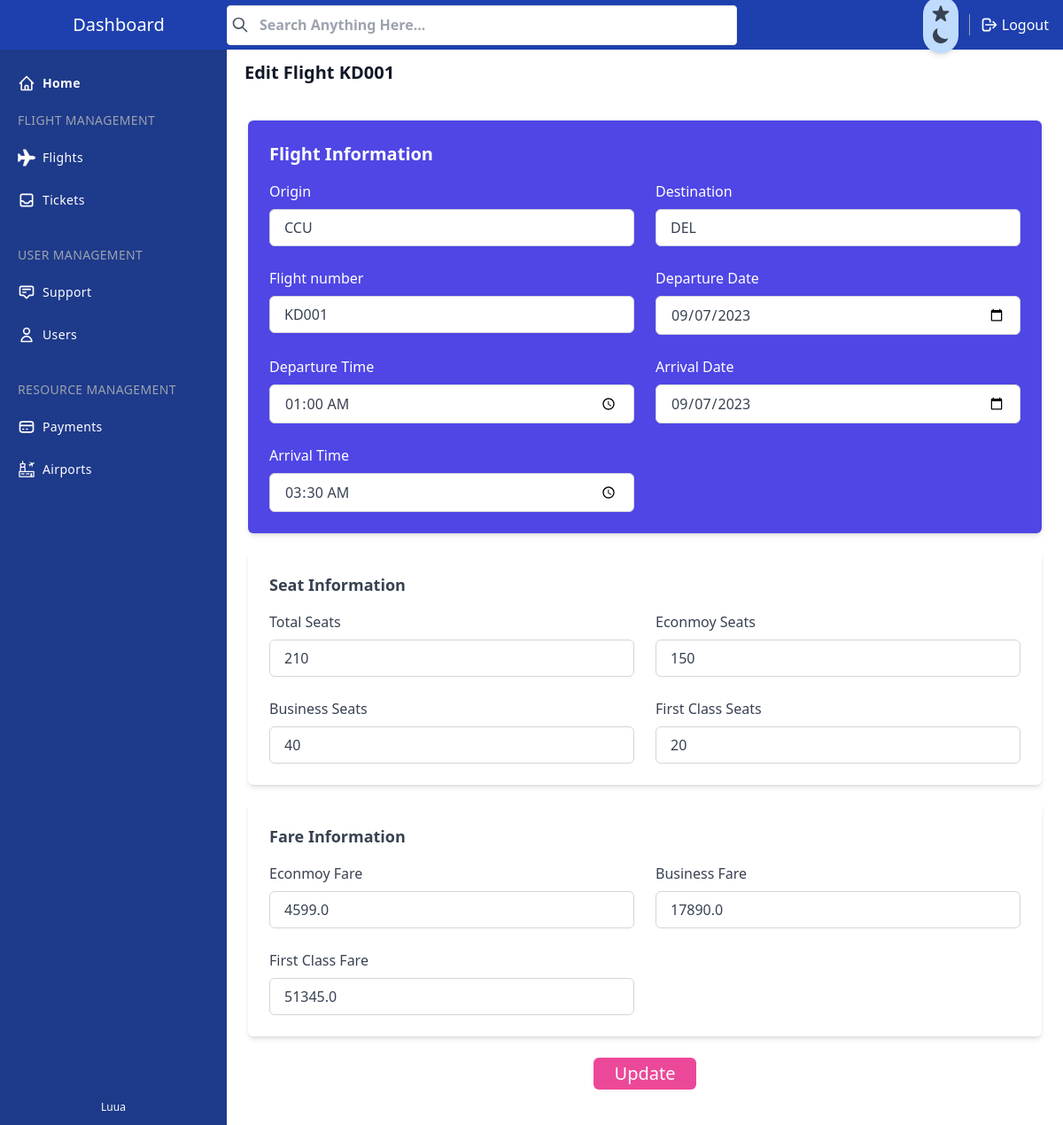
The app's page /manage/flights/f015c12a7ffa4f498e7337682169d1e6/change/ (signed in) with its own data.
### core/models.py (models this page shows, shortened)
class BaseModel(models.Model):
    uid = models.UUIDField(primary_key = True, default = uuid.uuid4)
    created_at = models.DateTimeField(auto_now_add= True)
    updated_at = models.DateTimeField(auto_now= True)
    class Meta:
        abstract = True

class Flight(BaseModel):
    flight_number = models.CharField(max_length=6)
    origin_airport = models.ForeignKey(Airport, on_delete=models.CASCADE, related_name="flight_origin")
    destination_airport = models.ForeignKey(Airport, on_delete=models.CASCADE, related_name="flight_destination")
    departure_date = models.DateField()
    departure_time = models.TimeField()
    arrival_date = models.DateField()
    arrival_time = models.TimeField()

class Airport(BaseModel):
    airport_name = models.CharField(max_length=200)
    airport_city = models.CharField(max_length=50)
    airport_country = models.CharField(max_length=16)
    iata_code = models.CharField(max_length=3)
    icao_code = models.CharField(max_length=4)
    airport_type = models.CharField(max_length=14, null=True, blank=True)

class Seat(models.Model):
    flight = models.OneToOneField(Flight, models.CASCADE, related_name="seat_config")
    total_seats = models.IntegerField(default=160)
    economy_seats = models.IntegerField(null=True, blank=True) # 62.5%
    business_seats = models.IntegerField(null=True, blank=True) # 28.125%
    first_seats = models.IntegerField(null=True, blank=True) # 9.375%

class Fare(models.Model):
    flight = models.ForeignKey(Flight, models.CASCADE, related_name="flight_fare")
    seat = models.ForeignKey(Seat, models.CASCADE, related_name="seat_fare")
    economy_fare = models.FloatField()
    business_fare = models.FloatField()
    first_fare = models.FloatField()

### manage/views.py (the view, shortened to what this page needs)
# urls.py: path('flights/<str:flight_id>/change/', views.edit_flight, name="edit_flight"),
@login_required(login_url='/manage/login/')
@staff_member_required(login_url='/manage')
def edit_flight(request, flight_id):
    try:
        if Flight.objects.filter(uid=flight_id).exists():
            flight = Flight.objects.get(uid=flight_id)
            context = {
                "flight" : flight,
                "airports" : Airport.objects.all(),
                "fare" : Fare.objects.get(flight=flight)
            }
            return render(request, 'manage/flights/edit-flight.html', context)
        logger.info(msg="Invalid Flight ID")
        return HttpResponse("404 Not found")
    except Exception as err:
        logger.error(err)

### template/manage/flights/edit-flight.html (shortened to what this page needs)
{% include 'manage/sections/header.html' %}
{% load static %}
</head>
<body>
    <div x-data="setup()" :class="{ 'dark': isDark }">
        <div
            class="min-h-screen flex flex-col flex-auto flex-shrink-0 antialiased bg-white dark:bg-gray-700 text-black dark:text-white">
            {% include 'manage/sections/nav-bar.html' %}
            {% include 'manage/sections/side-bar.html' %}
            <div class="h-full ml-14 mt-14 mb-10 md:ml-64">
                <div class="flex flex-wrap bg-black-500 items-center px-5 pt-3">
                    <div class="relative w-full max-w-full flex-grow flex-1">
                        <h3 class="font-semibold text-xl text-base text-gray-900 dark:text-gray-50">Edit Flight {{flight.flight_number}}
                        </h3>
                    </div>
                </div>
                <form action="" method="POST" autocomplete="off">
                    <section class="max-w-4xl p-6 mx-auto bg-indigo-600 rounded-md shadow-md dark:bg-gray-800 mt-10">
                        <h1 class="text-xl font-bold text-white capitalize dark:text-white">Flight information</h1>
                        <div class="grid grid-cols-1 gap-6 mt-4 sm:grid-cols-2">
                            <div>
                                <label class="text-white dark:text-gray-200" for="origin">Origin</label>
                                <input id="origin" type="text" name="origin" required list="airport_list" value="{{flight.origin_airport.iata_code}}"
                                    class="block w-full px-4 py-2 mt-2 text-gray-700 bg-white border border-gray-300 rounded-md dark:bg-gray-800 dark:text-gray-300 dark:border-gray-600 focus:border-blue-500 dark:focus:border-blue-500 focus:outline-none focus:ring">
                            </div>
                            <div>
                                <label class="text-white dark:text-gray-200" for="destination">Destination
                                    </label>
                                <input id="destination" type="text" name="destination" required list="airport_list" value="{{flight.destination_airport.iata_code}}"
                                    class="block w-full px-4 py-2 mt-2 text-gray-700 bg-white border border-gray-300 rounded-md dark:bg-gray-800 dark:text-gray-300 dark:border-gray-600 focus:border-blue-500 dark:focus:border-blue-500 focus:outline-none focus:ring">
                            </div>
                            <div>
                                <label class="text-white dark:text-gray-200" for="flight_number">Flight number</label>
                                <input id="flight_number" type="text" autocapitalize="on" name="flight_number" required value="{{flight.flight_number}}"
                                    class="block w-full px-4 py-2 mt-2 text-gray-700 bg-white border border-gray-300 rounded-md dark:bg-gray-800 dark:text-gray-300 dark:border-gray-600 focus:border-blue-500 dark:focus:border-blue-500 focus:outline-none focus:ring">
                            </div>
                            <div>
                                <label class="text-white dark:text-gray-200" for="departure_date">Departure Date
                                </label>
                                <input id="departure_date" type="date" name="departure_date" required value="{{flight.departure_date | date:'Y-m-d'}}"
                                    class="block w-full px-4 py-2 mt-2 text-gray-700 bg-white border border-gray-300 rounded-md dark:bg-gray-800 dark:text-gray-300 dark:border-gray-600 focus:border-blue-500 dark:focus:border-blue-500 focus:outline-none focus:ring">
                            </div>
                            <div>
                                <label class="text-white dark:text-gray-200" for="departure_time">Departure Time</label>
                                <input id="departure_time" type="time" name="departure_time" required value="{{flight.departure_time | date:'H:i'}}"
                                    class="block w-full px-4 py-2 mt-2 text-gray-700 bg-white border border-gray-300 rounded-md dark:bg-gray-800 dark:text-gray-300 dark:border-gray-600 focus:border-blue-500 dark:focus:border-blue-500 focus:outline-none focus:ring">
                            </div>
                            <div>
                                <label class="text-white dark:text-gray-200" for="arrival_date">Arrival Date
                                </label>
                                <input id="arrival_date" type="date" name="arrival_date" required value="{{flight.arrival_date | date:'Y-m-d' }}"
                                    class="block w-full px-4 py-2 mt-2 text-gray-700 bg-white border border-gray-300 rounded-md dark:bg-gray-800 dark:text-gray-300 dark:border-gray-600 focus:border-blue-500 dark:focus:border-blue-500 focus:outline-none focus:ring">
                            </div>
                            <div>
                                <label class="text-white dark:text-gray-200" for="arrival_time">Arrival Time</label>
                                <input id="arrival_time" type="time" name="arrival_time" required value="{{flight.arrival_time | date:'H:i'}}"
                                    class="block w-full px-4 py-2 mt-2 text-gray-700 bg-white border border-gray-300 rounded-md dark:bg-gray-800 dark:text-gray-300 dark:border-gray-600 focus:border-blue-500 dark:focus:border-blue-500 focus:outline-none focus:ring">
                            </div>
                        </div>
                    </section>
                    <section class="max-w-4xl p-6 mx-auto bg-white rounded-md shadow-md dark:bg-gray-800 mt-5">
                        <h2 class="text-lg font-semibold text-gray-700 capitalize dark:text-white">Seat information</h2>
                        <div class="grid grid-cols-1 gap-6 mt-4 sm:grid-cols-2">
                            <div>
                                <label class="text-gray-700 dark:text-gray-200" for="total_seats">Total Seats</label>
                                <input id="total_seats" type="number" name="total_seats" required value="{{flight.seat_config.total_seats}}"
                                    class="block w-full px-4 py-2 mt-2 text-gray-700 bg-white border border-gray-300 rounded-md dark:bg-gray-800 dark:text-gray-300 dark:border-gray-600 focus:border-blue-500 dark:focus:border-blue-500 focus:outline-none focus:ring">
                            </div>
                            <div>
                                <label class="text-gray-700 dark:text-gray-200" for="economy_seats">Econmoy Seats</label>
                                <input id="economy_seats" type="number" name="economy_seats" required value="{{flight.seat_config.economy_seats}}"
                                    class="block w-full px-4 py-2 mt-2 text-gray-700 bg-white border border-gray-300 rounded-md dark:bg-gray-800 dark:text-gray-300 dark:border-gray-600 focus:border-blue-500 dark:focus:border-blue-500 focus:outline-none focus:ring">
                            </div>
                            <div>
                                <label class="text-gray-700 dark:text-gray-200" for="business_seats">Business Seats</label>
                                <input id="business_seats" type="number" name="business_seats" required value="{{flight.seat_config.business_seats}}"
                                    class="block w-full px-4 py-2 mt-2 text-gray-700 bg-white border border-gray-300 rounded-md dark:bg-gray-800 dark:text-gray-300 dark:border-gray-600 focus:border-blue-500 dark:focus:border-blue-500 focus:outline-none focus:ring">
                            </div>
                            <div>
                                <label class="text-gray-700 dark:text-gray-200" for="first_seats">First Class Seats
                                    </label>
                                <input id="first_seats" type="number" name="first_seats" required value="{{flight.seat_config.first_seats}}"
                                    class="block w-full px-4 py-2 mt-2 text-gray-700 bg-white border border-gray-300 rounded-md dark:bg-gray-800 dark:text-gray-300 dark:border-gray-600 focus:border-blue-500 dark:focus:border-blue-500 focus:outline-none focus:ring">
                            </div>
                        </div>
                    </section>
                    <section class="max-w-4xl p-6 mx-auto bg-white rounded-md shadow-md dark:bg-gray-800 mt-5">
                        <h2 class="text-lg font-semibold text-gray-700 capitalize dark:text-white">Fare information</h2>
                        <div class="grid grid-cols-1 gap-6 mt-4 sm:grid-cols-2">
                            <div>
                                <label class="text-gray-700 dark:text-gray-200" for="economy_fare">Econmoy Fare</label>
                                <input id="economy_fare" type="number" name="economy_fare" required value="{{fare.economy_fare}}"
                                    class="block w-full px-4 py-2 mt-2 text-gray-700 bg-white border border-gray-300 rounded-md dark:bg-gray-800 dark:text-gray-300 dark:border-gray-600 focus:border-blue-500 dark:focus:border-blue-500 focus:outline-none focus:ring">
                            </div>
                            <div>
                                <label class="text-gray-700 dark:text-gray-200" for="business_fare">Business Fare</label>
                                <input id="business_fare" type="number" name="business_fare" required value="{{fare.business_fare}}"
                                    class="block w-full px-4 py-2 mt-2 text-gray-700 bg-white border border-gray-300 rounded-md dark:bg-gray-800 dark:text-gray-300 dark:border-gray-600 focus:border-blue-500 dark:focus:border-blue-500 focus:outline-none focus:ring">
                            </div>
                            <div>
                                <label class="text-gray-700 dark:text-gray-200" for="first_fare">First Class Fare
                                    </label>
                                <input id="first_fare" type="number" name="first_fare" required value="{{fare.first_fare}}"
                                    class="block w-full px-4 py-2 mt-2 text-gray-700 bg-white border border-gray-300 rounded-md dark:bg-gray-800 dark:text-gray-300 dark:border-gray-600 focus:border-blue-500 dark:focus:border-blue-500 focus:outline-none focus:ring">
                            </div>
                        </div>
                    </section>
                    <div class="flex justify-center text-xl mt-6">
                        <button class="px-6 py-2 leading-5 text-white transition-colors duration-200 transform bg-pink-500 rounded-md hover:bg-pink-700 focus:outline-none focus:bg-gray-600">
                            Update
                        </button>
                    </div>
                </form>
            </div>
        </div>
    </div>
    {% include 'manage/sections/footer.html' %}
    </html>

### records on screen
Flight: flight_number "KD001", origin "CCU", destination "DEL", departure_date "09/07/2023", departure_time "01:00", arrival_date "09/07/2023", arrival_time "03:30", total_seats "210", economy_seats "150", business_seats "40", first_seats "20"
Fare: economy_fare "4599.0", business_fare "17890.0", first_fare "51345.0"
